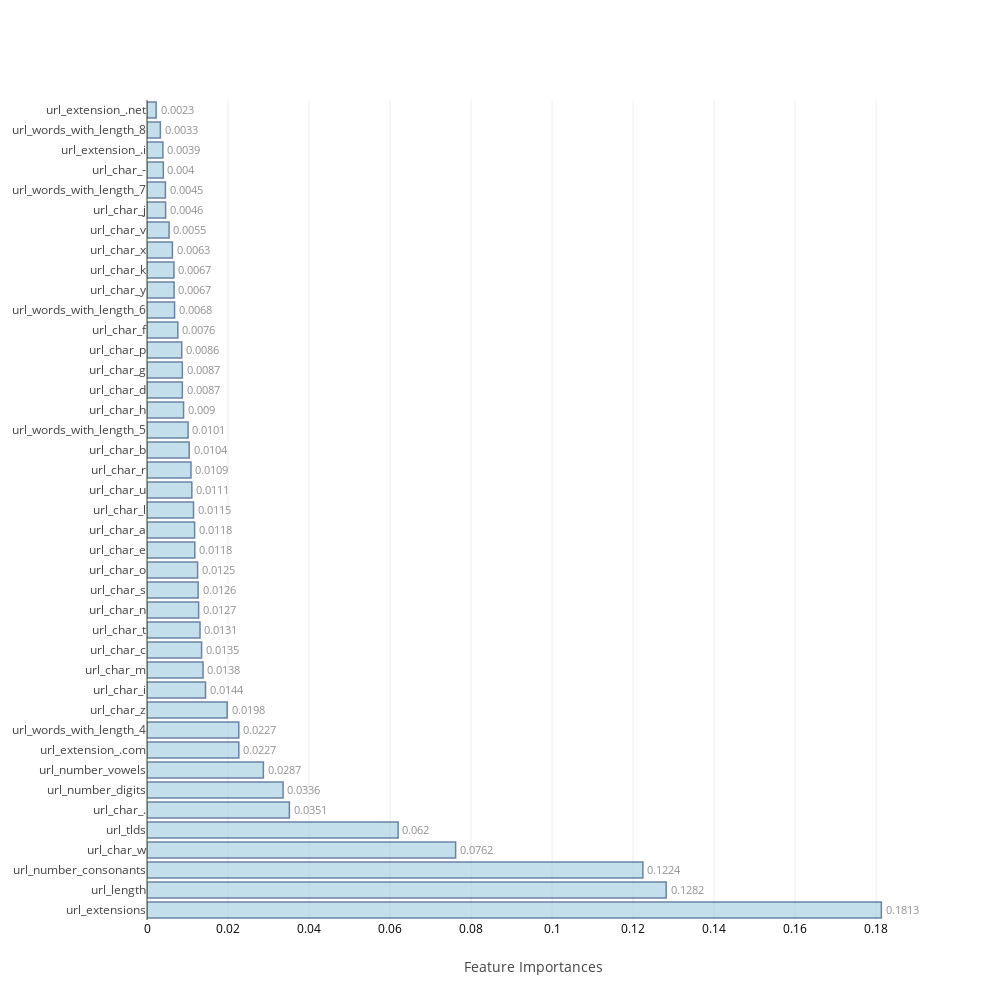
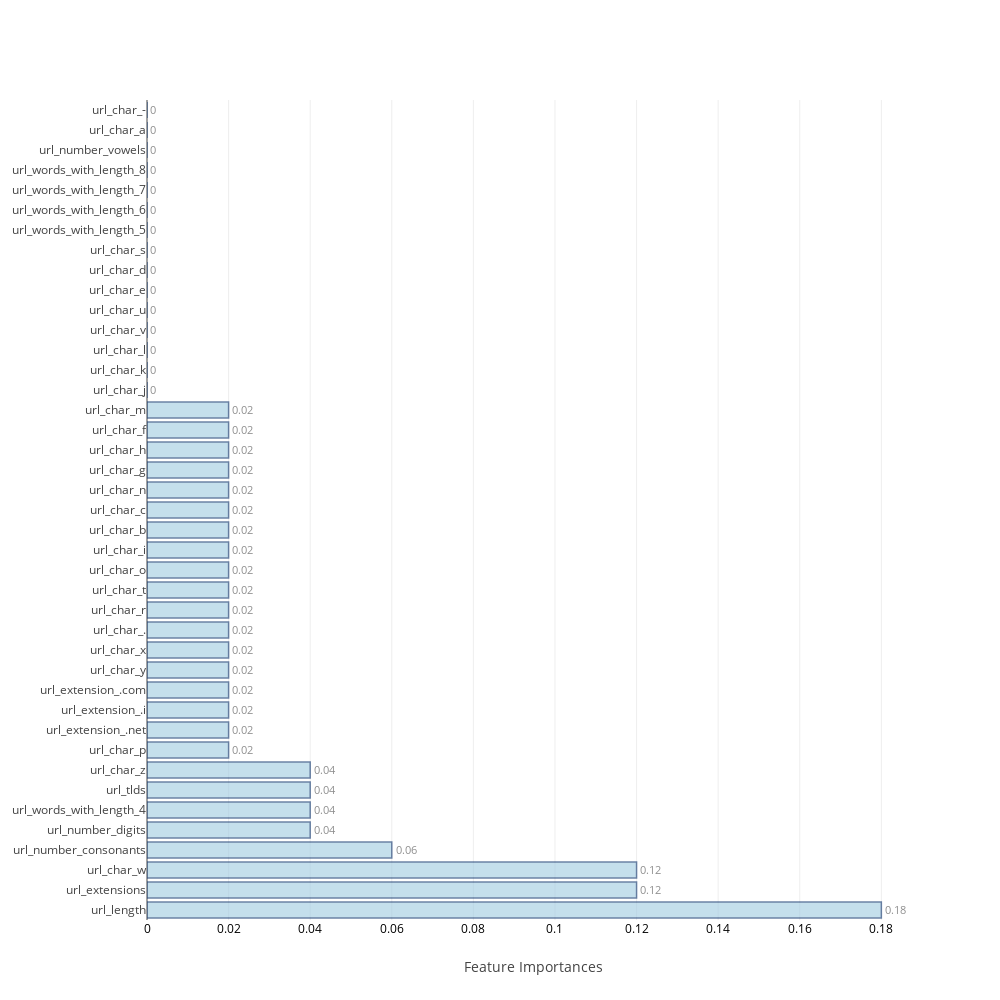
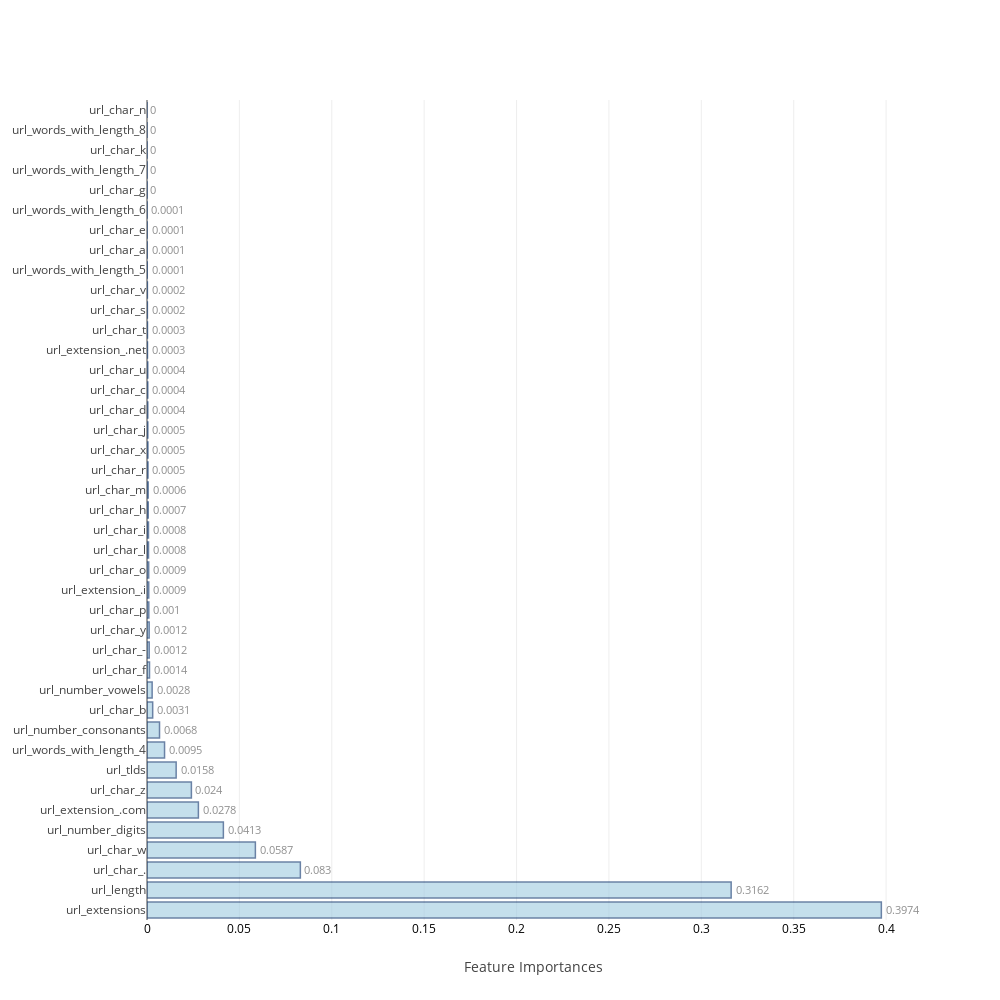
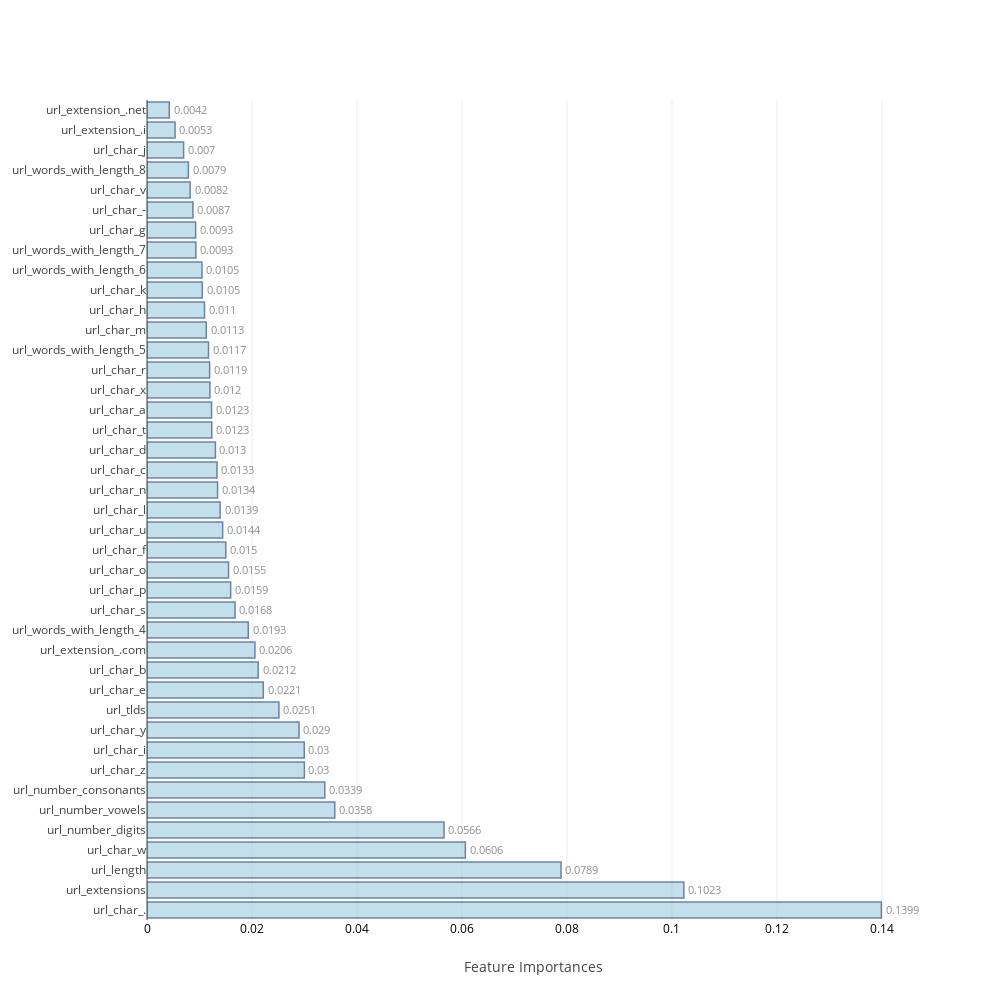

Notebook source saved alongside these figures, in order:
### Code cell
feat_imp=[None]*4
j=0
for i in range(0,8):
    if i>=2 and i<=5:
        model,cm_train,cm_test,acc_train,acc_test,roc_auc,feat_imp[j],mcc=f[i](scaled_X_train,train_Y,scaled_X_test,test_Y,columns)
        j=j+1
    else:
        model,cm_train,cm_test,acc_train,acc_test,roc_auc,mcc=f[i](scaled_X_train,train_Y,scaled_X_test,test_Y)
    table_80_50_train.loc[i]=   ([acc_train,cm_train.TP,cm_train.TN,cm_train.FP,cm_train.FN,cm_train.FPR,cm_train.FNR])
    table_80_50_test.loc[i] =   ([acc_test ,cm_test.TP, cm_test.TN, cm_test.FP, cm_test.FN, cm_test.FPR, cm_test.FNR,roc_auc,mcc])
    print("\n")

### Figure 1 — Plotly figure (JSON) as saved in the notebook; plotly's stock layout.template omitted (floating-point values rounded to 4 significant figures)
{"data": [{"marker": {"color": "rgb(158,202,225)", "line": {"color": "rgb(8,48,107)", "width": 1.5}}, "opacity": 0.6, "orientation": "h", "text": [0.1813, 0.1282, 0.1224, 0.0762, 0.062, 0.0351, 0.0336, 0.0287, 0.0227, 0.0227, 0.0198, 0.0144, 0.0138, 0.0135, 0.0131, 0.0127, 0.0126, 0.0125, 0.0118, 0.0118, 0.0115, 0.0111, 0.0109, 0.0104, 0.0101, 0.009, 0.0087, 0.0087, 0.0086, 0.0076, 0.0068, 0.0067, 0.0067, 0.0063, 0.0055, 0.0046, 0.0045, 0.004, 0.0039, 0.0033, 0.0023], "textposition": "outside", "type": "bar", "uid": "eeb4ad72-229e-4e70-865f-70f614a6d6e7", "x": [0.1813, 0.1282, 0.1224, 0.07618, 0.062, 0.03515, 0.0336, 0.02873, 0.02266, 0.02266, 0.01978, 0.01445, 0.01384, 0.01347, 0.01309, 0.01275, 0.01263, 0.01249, 0.0118, 0.01176, 0.01149, 0.01107, 0.01085, 0.01041, 0.01014, 0.00903, 0.008723, 0.008723, 0.008574, 0.007616, 0.006807, 0.006684, 0.006651, 0.006267, 0.005453, 0.004592, 0.004545, 0.004027, 0.003917, 0.003297, 0.002263], "y": ["url_extensions", "url_length", "url_number_consonants", "url_char_w", "url_tlds", "url_char_.", "url_number_digits", "url_number_vowels", "url_extension_.com", "url_words_with_length_4", "url_char_z", "url_char_i", "url_char_m", "url_char_c", "url_char_t", "url_char_n", "url_char_s", "url_char_o", "url_char_e", "url_char_a", "url_char_l", "url_char_u", "url_char_r", "url_char_b", "url_words_with_length_5", "url_char_h", "url_char_d", "url_char_g", "url_char_p", "url_char_f", "url_words_with_length_6", "url_char_y", "url_char_k", "url_char_x", "url_char_v", "url_char_j", "url_words_with_length_7", "url_char_-", "url_extension_.i", "url_words_with_length_8", "url_extension_.net"]}], "layout": {"autosize": false, "height": 1000, "width": 1000, "xaxis": {"tickfont": {"color": "black", "size": 12}, "title": "Feature Importances"}, "yaxis": {"automargin": true}}}

### Figure 2 — Plotly figure (JSON) as saved in the notebook; plotly's stock layout.template omitted (floating-point values rounded to 4 significant figures)
{"data": [{"marker": {"color": "rgb(158,202,225)", "line": {"color": "rgb(8,48,107)", "width": 1.5}}, "opacity": 0.6, "orientation": "h", "text": [0.18, 0.12, 0.12, 0.06, 0.04, 0.04, 0.04, 0.04, 0.02, 0.02, 0.02, 0.02, 0.02, 0.02, 0.02, 0.02, 0.02, 0.02, 0.02, 0.02, 0.02, 0.02, 0.02, 0.02, 0.02, 0.02, 0, 0, 0, 0, 0, 0, 0, 0, 0, 0, 0, 0, 0, 0, 0], "textposition": "outside", "type": "bar", "uid": "a5956411-2fe0-4648-a9b4-05e5a4c90de6", "x": [0.18, 0.12, 0.12, 0.06, 0.04, 0.04, 0.04, 0.04, 0.02, 0.02, 0.02, 0.02, 0.02, 0.02, 0.02, 0.02, 0.02, 0.02, 0.02, 0.02, 0.02, 0.02, 0.02, 0.02, 0.02, 0.02, 0, 0, 0, 0, 0, 0, 0, 0, 0, 0, 0, 0, 0, 0, 0], "y": ["url_length", "url_extensions", "url_char_w", "url_number_consonants", "url_number_digits", "url_words_with_length_4", "url_tlds", "url_char_z", "url_char_p", "url_extension_.net", "url_extension_.i", "url_extension_.com", "url_char_y", "url_char_x", "url_char_.", "url_char_r", "url_char_t", "url_char_o", "url_char_i", "url_char_b", "url_char_c", "url_char_n", "url_char_g", "url_char_h", "url_char_f", "url_char_m", "url_char_j", "url_char_k", "url_char_l", "url_char_v", "url_char_u", "url_char_e", "url_char_d", "url_char_s", "url_words_with_length_5", "url_words_with_length_6", "url_words_with_length_7", "url_words_with_length_8", "url_number_vowels", "url_char_a", "url_char_-"]}], "layout": {"autosize": false, "height": 1000, "width": 1000, "xaxis": {"tickfont": {"color": "black", "size": 12}, "title": "Feature Importances"}, "yaxis": {"automargin": true}}}

### Figure 3 — Plotly figure (JSON) as saved in the notebook; plotly's stock layout.template omitted (floating-point values rounded to 4 significant figures)
{"data": [{"marker": {"color": "rgb(158,202,225)", "line": {"color": "rgb(8,48,107)", "width": 1.5}}, "opacity": 0.6, "orientation": "h", "text": [0.3974, 0.3162, 0.083, 0.0587, 0.0413, 0.0278, 0.024, 0.0158, 0.0095, 0.0068, 0.0031, 0.0028, 0.0014, 0.0012, 0.0012, 0.001, 0.0009, 0.0009, 0.0008, 0.0008, 0.0007, 0.0006, 0.0005, 0.0005, 0.0005, 0.0004, 0.0004, 0.0004, 0.0003, 0.0003, 0.0002, 0.0002, 0.0001, 0.0001, 0.0001, 0.0001, 0, 0, 0, 0, 0], "textposition": "outside", "type": "bar", "uid": "4507943b-a0c6-4d14-8a6c-1ae1223644fa", "x": [0.3974, 0.3162, 0.083, 0.05865, 0.04133, 0.02781, 0.02402, 0.01578, 0.0095, 0.006777, 0.003072, 0.002784, 0.001353, 0.001189, 0.001176, 0.0009704, 0.0009387, 0.0009156, 0.0008162, 0.0007991, 0.0006863, 0.0006383, 0.0005466, 0.0005108, 0.0004583, 0.0004392, 0.0004336, 0.0004245, 0.0002607, 0.0002594, 0.0002126, 0.0002092, 0.0001292, 9.597e-05, 7.571e-05, 5.247e-05, 4.122e-05, 3.666e-05, 2.318e-05, 0, 0], "y": ["url_extensions", "url_length", "url_char_.", "url_char_w", "url_number_digits", "url_extension_.com", "url_char_z", "url_tlds", "url_words_with_length_4", "url_number_consonants", "url_char_b", "url_number_vowels", "url_char_f", "url_char_-", "url_char_y", "url_char_p", "url_extension_.i", "url_char_o", "url_char_l", "url_char_i", "url_char_h", "url_char_m", "url_char_r", "url_char_x", "url_char_j", "url_char_d", "url_char_c", "url_char_u", "url_extension_.net", "url_char_t", "url_char_s", "url_char_v", "url_words_with_length_5", "url_char_a", "url_char_e", "url_words_with_length_6", "url_char_g", "url_words_with_length_7", "url_char_k", "url_words_with_length_8", "url_char_n"]}], "layout": {"autosize": false, "height": 1000, "width": 1000, "xaxis": {"tickfont": {"color": "black", "size": 12}, "title": "Feature Importances"}, "yaxis": {"automargin": true}}}

### Figure 4 — Plotly figure (JSON) as saved in the notebook; plotly's stock layout.template omitted (floating-point values rounded to 4 significant figures)
{"data": [{"marker": {"color": "rgb(158,202,225)", "line": {"color": "rgb(8,48,107)", "width": 1.5}}, "opacity": 0.6, "orientation": "h", "text": [0.1399, 0.1023, 0.0789, 0.0606, 0.0566, 0.0358, 0.0339, 0.03, 0.03, 0.029, 0.0251, 0.0221, 0.0212, 0.0206, 0.0193, 0.0168, 0.0159, 0.0155, 0.015, 0.0144, 0.0139, 0.0134, 0.0133, 0.013, 0.0123, 0.0123, 0.012, 0.0119, 0.0117, 0.0113, 0.011, 0.0105, 0.0105, 0.0093, 0.0093, 0.0087, 0.0082, 0.0079, 0.007, 0.0053, 0.0042], "textposition": "outside", "type": "bar", "uid": "6ed9939f-1322-4fee-bad3-db86b6cb69c1", "x": [0.1399, 0.1023, 0.07887, 0.06064, 0.05658, 0.03577, 0.03387, 0.02998, 0.02996, 0.02896, 0.02513, 0.02215, 0.02118, 0.02056, 0.01929, 0.01677, 0.01594, 0.01553, 0.015, 0.01441, 0.01393, 0.01345, 0.01333, 0.01303, 0.01233, 0.0123, 0.01198, 0.01193, 0.01172, 0.01129, 0.01096, 0.01053, 0.01047, 0.009308, 0.009263, 0.008749, 0.008222, 0.007882, 0.006979, 0.005348, 0.004246], "y": ["url_char_.", "url_extensions", "url_length", "url_char_w", "url_number_digits", "url_number_vowels", "url_number_consonants", "url_char_z", "url_char_i", "url_char_y", "url_tlds", "url_char_e", "url_char_b", "url_extension_.com", "url_words_with_length_4", "url_char_s", "url_char_p", "url_char_o", "url_char_f", "url_char_u", "url_char_l", "url_char_n", "url_char_c", "url_char_d", "url_char_t", "url_char_a", "url_char_x", "url_char_r", "url_words_with_length_5", "url_char_m", "url_char_h", "url_char_k", "url_words_with_length_6", "url_words_with_length_7", "url_char_g", "url_char_-", "url_char_v", "url_words_with_length_8", "url_char_j", "url_extension_.i", "url_extension_.net"]}], "layout": {"autosize": false, "height": 1000, "width": 1000, "xaxis": {"tickfont": {"color": "black", "size": 12}, "title": "Feature Importances"}, "yaxis": {"automargin": true}}}
